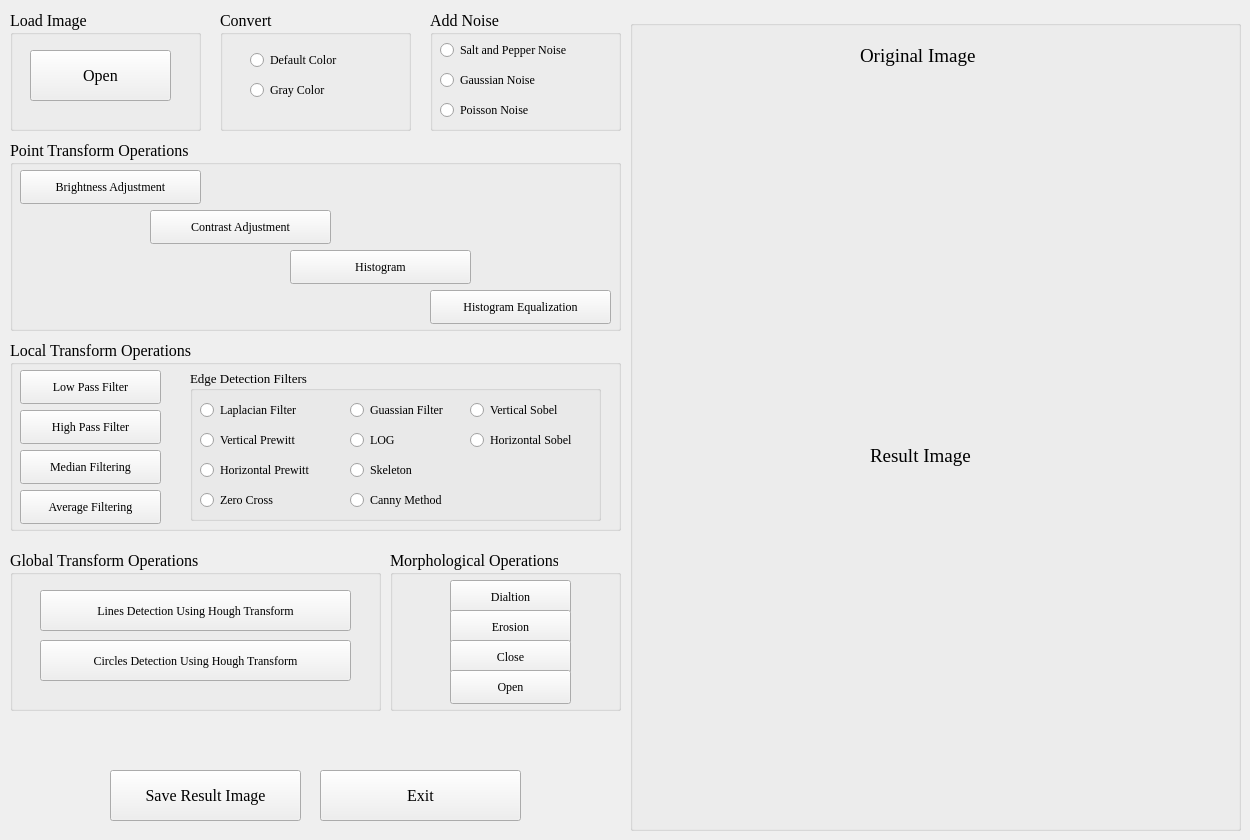
  <widget class="QWidget" name="centralwidget">
   <widget class="QGroupBox" name="groupBox">
    <property name="geometry">
     <rect>
      <x>10</x>
      <y>10</y>
      <width>191</width>
      <height>121</height>
     </rect>
    </property>
    <property name="font">
     <font>
      <family>Times New Roman</family>
      <pointsize>12</pointsize>
      <weight>50</weight>
      <bold>false</bold>
     </font>
    </property>
    <property name="styleSheet">
     <string notr="true"/>
    </property>
    <property name="title">
     <string>Load Image</string>
    </property>
    <widget class="QPushButton" name="open_file">
     <property name="geometry">
      <rect>
       <x>20</x>
       <y>40</y>
       <width>141</width>
       <height>51</height>
      </rect>
     </property>
     <property name="font">
      <font>
       <family>Times New Roman</family>
       <pointsize>12</pointsize>
      </font>
     </property>
     <property name="styleSheet">
      <string notr="true"/>
     </property>
     <property name="text">
      <string>Open</string>
     </property>
     <property name="autoDefault">
      <bool>false</bool>
     </property>
     <property name="default">
      <bool>false</bool>
     </property>
     <property name="flat">
      <bool>false</bool>
     </property>
    </widget>
   </widget>
   <widget class="QGroupBox" name="groupBox_2">
    <property name="geometry">
     <rect>
      <x>220</x>
      <y>10</y>
      <width>191</width>
      <height>121</height>
     </rect>
    </property>
    <property name="font">
     <font>
      <family>Times New Roman</family>
      <pointsize>12</pointsize>
      <weight>50</weight>
      <bold>false</bold>
     </font>
    </property>
    <property name="styleSheet">
     <string notr="true"/>
    </property>
    <property name="title">
     <string>Convert</string>
    </property>
    <property name="flat">
     <bool>false</bool>
    </property>
    <widget class="QRadioButton" name="color">
     <property name="geometry">
      <rect>
       <x>30</x>
       <y>40</y>
       <width>131</width>
       <height>20</height>
      </rect>
     </property>
     <property name="font">
      <font>
       <family>Times New Roman</family>
       <pointsize>9</pointsize>
      </font>
     </property>
     <property name="text">
      <string>Default Color</string>
     </property>
     <property name="checked">
      <bool>false</bool>
     </property>
     <property name="autoExclusive">
      <bool>true</bool>
     </property>
    </widget>
    <widget class="QRadioButton" name="gray">
     <property name="geometry">
      <rect>
       <x>30</x>
       <y>70</y>
       <width>121</width>
       <height>20</height>
      </rect>
     </property>
     <property name="font">
      <font>
       <family>Times New Roman</family>
       <pointsize>9</pointsize>
      </font>
     </property>
     <property name="text">
      <string>Gray Color</string>
     </property>
     <property name="autoExclusive">
      <bool>true</bool>
     </property>
    </widget>
   </widget>
   <widget class="QGroupBox" name="groupBox_3">
    <property name="geometry">
     <rect>
      <x>430</x>
      <y>10</y>
      <width>191</width>
      <height>121</height>
     </rect>
    </property>
    <property name="font">
     <font>
      <family>Times New Roman</family>
      <pointsize>12</pointsize>
     </font>
    </property>
    <property name="title">
     <string>Add Noise</string>
    </property>
    <widget class="QRadioButton" name="salt_pepper">
     <property name="geometry">
      <rect>
       <x>10</x>
       <y>30</y>
       <width>171</width>
       <height>20</height>
      </rect>
     </property>
     <property name="font">
      <font>
       <family>Times New Roman</family>
       <pointsize>9</pointsize>
      </font>
     </property>
     <property name="text">
      <string>Salt and Pepper Noise</string>
     </property>
    </widget>
    <widget class="QRadioButton" name="gaussian_n">
     <property name="geometry">
      <rect>
       <x>10</x>
       <y>60</y>
       <width>141</width>
       <height>20</height>
      </rect>
     </property>
     <property name="font">
      <font>
       <family>Times New Roman</family>
       <pointsize>9</pointsize>
      </font>
     </property>
     <property name="text">
      <string>Gaussian Noise</string>
     </property>
    </widget>
    <widget class="QRadioButton" name="poisson_n">
     <property name="geometry">
      <rect>
       <x>10</x>
       <y>90</y>
       <width>121</width>
       <height>20</height>
      </rect>
     </property>
     <property name="font">
      <font>
       <family>Times New Roman</family>
       <pointsize>9</pointsize>
      </font>
     </property>
     <property name="text">
      <string>Poisson Noise</string>
     </property>
    </widget>
   </widget>
   <widget class="QGroupBox" name="groupBox_4">
    <property name="geometry">
     <rect>
      <x>10</x>
      <y>140</y>
      <width>611</width>
      <height>191</height>
     </rect>
    </property>
    <property name="font">
     <font>
      <family>Times New Roman</family>
      <pointsize>12</pointsize>
     </font>
    </property>
    <property name="title">
     <string>Point Transform Operations</string>
    </property>
    <widget class="QPushButton" name="brightness">
     <property name="geometry">
      <rect>
       <x>10</x>
       <y>30</y>
       <width>181</width>
       <height>34</height>
      </rect>
     </property>
     <property name="font">
      <font>
       <family>Times New Roman</family>
       <pointsize>9</pointsize>
      </font>
     </property>
     <property name="text">
      <string>Brightness Adjustment</string>
     </property>
    </widget>
    <widget class="QPushButton" name="hist">
     <property name="geometry">
      <rect>
       <x>280</x>
       <y>110</y>
       <width>181</width>
       <height>34</height>
      </rect>
     </property>
     <property name="font">
      <font>
       <family>Times New Roman</family>
       <pointsize>9</pointsize>
      </font>
     </property>
     <property name="text">
      <string>Histogram</string>
     </property>
    </widget>
    <widget class="QPushButton" name="contrast">
     <property name="geometry">
      <rect>
       <x>140</x>
       <y>70</y>
       <width>181</width>
       <height>34</height>
      </rect>
     </property>
     <property name="font">
      <font>
       <family>Times New Roman</family>
       <pointsize>9</pointsize>
      </font>
     </property>
     <property name="text">
      <string>Contrast Adjustment</string>
     </property>
    </widget>
    <widget class="QPushButton" name="hist_equalization">
     <property name="geometry">
      <rect>
       <x>420</x>
       <y>150</y>
       <width>181</width>
       <height>34</height>
      </rect>
     </property>
     <property name="font">
      <font>
       <family>Times New Roman</family>
       <pointsize>9</pointsize>
      </font>
     </property>
     <property name="text">
      <string>Histogram Equalization</string>
     </property>
    </widget>
   </widget>
   <widget class="QGroupBox" name="groupBox_5">
    <property name="geometry">
     <rect>
      <x>10</x>
      <y>340</y>
      <width>611</width>
      <height>191</height>
     </rect>
    </property>
    <property name="font">
     <font>
      <family>Times New Roman</family>
      <pointsize>12</pointsize>
     </font>
    </property>
    <property name="title">
     <string>Local Transform Operations</string>
    </property>
    <widget class="QPushButton" name="lpf">
     <property name="geometry">
      <rect>
       <x>10</x>
       <y>30</y>
       <width>141</width>
       <height>34</height>
      </rect>
     </property>
     <property name="font">
      <font>
       <family>Times New Roman</family>
       <pointsize>9</pointsize>
      </font>
     </property>
     <property name="text">
      <string>Low Pass Filter</string>
     </property>
    </widget>
    <widget class="QPushButton" name="median">
     <property name="geometry">
      <rect>
       <x>10</x>
       <y>110</y>
       <width>141</width>
       <height>34</height>
      </rect>
     </property>
     <property name="font">
      <font>
       <family>Times New Roman</family>
       <pointsize>9</pointsize>
      </font>
     </property>
     <property name="text">
      <string>Median Filtering</string>
     </property>
    </widget>
    <widget class="QPushButton" name="hpf">
     <property name="geometry">
      <rect>
       <x>10</x>
       <y>70</y>
       <width>141</width>
       <height>34</height>
      </rect>
     </property>
     <property name="font">
      <font>
       <family>Times New Roman</family>
       <pointsize>9</pointsize>
      </font>
     </property>
     <property name="text">
      <string>High Pass Filter</string>
     </property>
    </widget>
    <widget class="QPushButton" name="average">
     <property name="geometry">
      <rect>
       <x>10</x>
       <y>150</y>
       <width>141</width>
       <height>34</height>
      </rect>
     </property>
     <property name="font">
      <font>
       <family>Times New Roman</family>
       <pointsize>9</pointsize>
      </font>
     </property>
     <property name="text">
      <string>Average Filtering</string>
     </property>
    </widget>
    <widget class="QGroupBox" name="groupBox_6">
     <property name="geometry">
      <rect>
       <x>180</x>
       <y>30</y>
       <width>411</width>
       <height>151</height>
      </rect>
     </property>
     <property name="font">
      <font>
       <family>Times New Roman</family>
       <pointsize>10</pointsize>
      </font>
     </property>
     <property name="title">
      <string>Edge Detection Filters</string>
     </property>
     <widget class="QRadioButton" name="laplacian_f">
      <property name="geometry">
       <rect>
        <x>10</x>
        <y>30</y>
        <width>121</width>
        <height>20</height>
       </rect>
      </property>
      <property name="font">
       <font>
        <family>Times New Roman</family>
        <pointsize>9</pointsize>
       </font>
      </property>
      <property name="text">
       <string>Laplacian Filter</string>
      </property>
     </widget>
     <widget class="QRadioButton" name="v_prewitt">
      <property name="geometry">
       <rect>
        <x>10</x>
        <y>60</y>
        <width>111</width>
        <height>20</height>
       </rect>
      </property>
      <property name="font">
       <font>
        <family>Times New Roman</family>
        <pointsize>9</pointsize>
       </font>
      </property>
      <property name="text">
       <string>Vertical Prewitt</string>
      </property>
     </widget>
     <widget class="QRadioButton" name="zero_crossing">
      <property name="geometry">
       <rect>
        <x>10</x>
        <y>120</y>
        <width>95</width>
        <height>20</height>
       </rect>
      </property>
      <property name="font">
       <font>
        <family>Times New Roman</family>
        <pointsize>9</pointsize>
       </font>
      </property>
      <property name="text">
       <string>Zero Cross</string>
      </property>
     </widget>
     <widget class="QRadioButton" name="gaussian_f">
      <property name="geometry">
       <rect>
        <x>160</x>
        <y>30</y>
        <width>121</width>
        <height>20</height>
       </rect>
      </property>
      <property name="font">
       <font>
        <family>Times New Roman</family>
        <pointsize>9</pointsize>
       </font>
      </property>
      <property name="text">
       <string>Guassian Filter</string>
      </property>
     </widget>
     <widget class="QRadioButton" name="h_prewitt">
      <property name="geometry">
       <rect>
        <x>10</x>
        <y>90</y>
        <width>131</width>
        <height>20</height>
       </rect>
      </property>
      <property name="font">
       <font>
        <family>Times New Roman</family>
        <pointsize>9</pointsize>
       </font>
      </property>
      <property name="text">
       <string>Horizontal Prewitt</string>
      </property>
     </widget>
     <widget class="QRadioButton" name="skeleton">
      <property name="geometry">
       <rect>
        <x>160</x>
        <y>90</y>
        <width>95</width>
        <height>20</height>
       </rect>
      </property>
      <property name="font">
       <font>
        <family>Times New Roman</family>
        <pointsize>9</pointsize>
       </font>
      </property>
      <property name="text">
       <string>Skeleton</string>
      </property>
     </widget>
     <widget class="QRadioButton" name="log">
      <property name="geometry">
       <rect>
        <x>160</x>
        <y>60</y>
        <width>95</width>
        <height>20</height>
       </rect>
      </property>
      <property name="font">
       <font>
        <family>Times New Roman</family>
        <pointsize>9</pointsize>
       </font>
      </property>
      <property name="text">
       <string>LOG</string>
      </property>
     </widget>
     <widget class="QRadioButton" name="v_sobel">
      <property name="geometry">
       <rect>
        <x>280</x>
        <y>30</y>
        <width>101</width>
        <height>20</height>
       </rect>
      </property>
      <property name="font">
       <font>
        <family>Times New Roman</family>
        <pointsize>9</pointsize>
       </font>
      </property>
      <property name="text">
       <string>Vertical Sobel</string>
      </property>
     </widget>
     <widget class="QRadioButton" name="canny">
      <property name="geometry">
       <rect>
        <x>160</x>
        <y>120</y>
        <width>111</width>
        <height>20</height>
       </rect>
      </property>
      <property name="font">
       <font>
        <family>Times New Roman</family>
        <pointsize>9</pointsize>
       </font>
      </property>
      <property name="text">
       <string>Canny Method</string>
      </property>
     </widget>
     <widget class="QRadioButton" name="h_sobel">
      <property name="geometry">
       <rect>
        <x>280</x>
        <y>60</y>
        <width>121</width>
        <height>20</height>
       </rect>
      </property>
      <property name="font">
       <font>
        <family>Times New Roman</family>
        <pointsize>9</pointsize>
       </font>
      </property>
      <property name="text">
       <string>Horizontal Sobel</string>
      </property>
     </widget>
    </widget>
   </widget>
   <widget class="QGroupBox" name="groupBox_7">
    <property name="geometry">
     <rect>
      <x>10</x>
      <y>550</y>
      <width>371</width>
      <height>161</height>
     </rect>
    </property>
    <property name="font">
     <font>
      <family>Times New Roman</family>
      <pointsize>12</pointsize>
     </font>
    </property>
    <property name="title">
     <string>Global Transform Operations</string>
    </property>
    <widget class="QPushButton" name="line_hough">
     <property name="geometry">
      <rect>
       <x>30</x>
       <y>40</y>
       <width>311</width>
       <height>41</height>
      </rect>
     </property>
     <property name="font">
      <font>
       <family>Times New Roman</family>
       <pointsize>9</pointsize>
      </font>
     </property>
     <property name="text">
      <string>Lines Detection Using Hough Transform</string>
     </property>
    </widget>
    <widget class="QPushButton" name="circle_hough">
     <property name="geometry">
      <rect>
       <x>30</x>
       <y>90</y>
       <width>311</width>
       <height>41</height>
      </rect>
     </property>
     <property name="font">
      <font>
       <family>Times New Roman</family>
       <pointsize>9</pointsize>
      </font>
     </property>
     <property name="text">
      <string>Circles Detection Using Hough Transform</string>
     </property>
    </widget>
   </widget>
   <widget class="QGroupBox" name="groupBox_8">
    <property name="geometry">
     <rect>
      <x>390</x>
      <y>550</y>
      <width>231</width>
      <height>161</height>
     </rect>
    </property>
    <property name="font">
     <font>
      <family>Times New Roman</family>
      <pointsize>12</pointsize>
     </font>
    </property>
    <property name="title">
     <string>Morphological Operations</string>
    </property>
    <widget class="QPushButton" name="dilate">
     <property name="geometry">
      <rect>
       <x>60</x>
       <y>30</y>
       <width>121</width>
       <height>34</height>
      </rect>
     </property>
     <property name="font">
      <font>
       <family>Times New Roman</family>
       <pointsize>9</pointsize>
      </font>
     </property>
     <property name="text">
      <string>Dialtion</string>
     </property>
    </widget>
    <widget class="QPushButton" name="erode">
     <property name="geometry">
      <rect>
       <x>60</x>
       <y>60</y>
       <width>121</width>
       <height>34</height>
      </rect>
     </property>
     <property name="font">
      <font>
       <family>Times New Roman</family>
       <pointsize>9</pointsize>
      </font>
     </property>
     <property name="text">
      <string>Erosion</string>
     </property>
    </widget>
    <widget class="QPushButton" name="close">
     <property name="geometry">
      <rect>
       <x>60</x>
       <y>90</y>
       <width>121</width>
       <height>34</height>
      </rect>
     </property>
     <property name="font">
      <font>
       <family>Times New Roman</family>
       <pointsize>9</pointsize>
      </font>
     </property>
     <property name="text">
      <string>Close</string>
     </property>
    </widget>
    <widget class="QPushButton" name="open">
     <property name="geometry">
      <rect>
       <x>60</x>
       <y>120</y>
       <width>121</width>
       <height>34</height>
      </rect>
     </property>
     <property name="font">
      <font>
       <family>Times New Roman</family>
       <pointsize>9</pointsize>
      </font>
     </property>
     <property name="text">
      <string>Open</string>
     </property>
    </widget>
   </widget>
   <widget class="QPushButton" name="save_file">
    <property name="geometry">
     <rect>
      <x>110</x>
      <y>770</y>
      <width>191</width>
      <height>51</height>
     </rect>
    </property>
    <property name="font">
     <font>
      <family>Times New Roman</family>
      <pointsize>12</pointsize>
     </font>
    </property>
    <property name="text">
     <string>Save Result Image</string>
    </property>
   </widget>
   <widget class="QPushButton" name="exit">
    <property name="geometry">
     <rect>
      <x>320</x>
      <y>770</y>
      <width>201</width>
      <height>51</height>
     </rect>
    </property>
    <property name="font">
     <font>
      <family>Times New Roman</family>
      <pointsize>12</pointsize>
     </font>
    </property>
    <property name="text">
     <string>Exit</string>
    </property>
   </widget>
   <widget class="QGroupBox" name="groupBox_9">
    <property name="geometry">
     <rect>
      <x>630</x>
      <y>20</y>
      <width>611</width>
      <height>811</height>
     </rect>
    </property>
    <property name="title">
     <string/>
    </property>
    <widget class="QLabel" name="photo_1">
     <property name="geometry">
      <rect>
       <x>30</x>
       <y>60</y>
       <width>551</width>
       <height>341</height>
      </rect>
     </property>
     <property name="tabletTracking">
      <bool>false</bool>
     </property>
     <property name="text">
      <string/>
     </property>
     <property name="scaledContents">
      <bool>true</bool>
     </property>
    </widget>
    <widget class="QLabel" name="photo_3">
     <property name="geometry">
      <rect>
       <x>30</x>
       <y>460</y>
       <width>551</width>
       <height>341</height>
      </rect>
     </property>
     <property name="text">
      <string/>
     </property>
     <property name="scaledContents">
      <bool>true</bool>
     </property>
    </widget>
    <widget class="QLabel" name="label_3">
     <property name="geometry">
      <rect>
       <x>240</x>
       <y>420</y>
       <width>131</width>
       <height>31</height>
      </rect>
     </property>
     <property name="font">
      <font>
       <family>Times New Roman</family>
       <pointsize>14</pointsize>
      </font>
     </property>
     <property name="text">
      <string>Result Image</string>
     </property>
    </widget>
    <widget class="QLabel" name="label_1">
     <property name="geometry">
      <rect>
       <x>230</x>
       <y>20</y>
       <width>151</width>
       <height>31</height>
      </rect>
     </property>
     <property name="font">
      <font>
       <family>Times New Roman</family>
       <pointsize>14</pointsize>
      </font>
     </property>
     <property name="text">
      <string>Original Image</string>
     </property>
    </widget>
   </widget>
  </widget>
